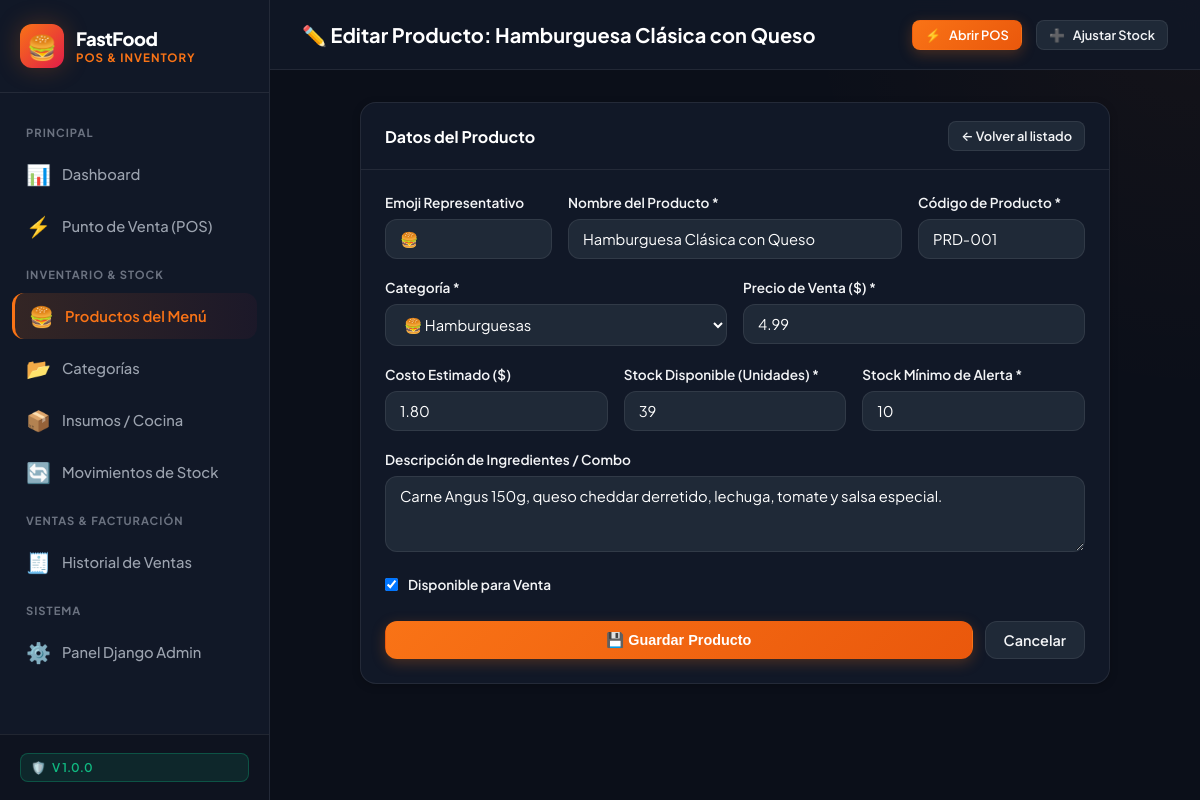
Page /productos/1/editar/ on the committed database.
### inventory_sales/models.py (models this page shows, shortened)
class Producto(models.Model):
    codigo = models.CharField(max_length=50, unique=True, verbose_name="Código de Producto")
    nombre = models.CharField(max_length=150, verbose_name="Nombre del Producto")
    categoria = models.ForeignKey(Categoria, on_delete=models.CASCADE, related_name='productos', verbose_name="Categoría")
    precio = models.DecimalField(
        max_digits=10,
        decimal_places=2,
        validators=[MinValueValidator(Decimal('0.01'))],
        verbose_name="Precio de Venta ($)"
    )
    costo = models.DecimalField(
        max_digits=10,
        decimal_places=2,
        default=0.00,
        validators=[MinValueValidator(Decimal('0.00'))],
        verbose_name="Costo Estimado ($)"
    )
    stock_disponible = models.PositiveIntegerField(
        default=0,
        verbose_name="Stock Disponible (Unidades)"
    )
    stock_minimo = models.PositiveIntegerField(
        default=5,
        verbose_name="Stock Mínimo de Alerta"
    )
    descripcion = models.TextField(blank=True, verbose_name="Descripción de Ingredientes / Combo")
    emoji = models.CharField(max_length=50, default="🍔", verbose_name="Emoji Representativo")
    activo = models.BooleanField(default=True, verbose_name="Disponible para Venta")
    creado_en = models.DateTimeField(auto_now_add=True, verbose_name="Fecha de Creación")
    actualizado_en = models.DateTimeField(auto_now=True, verbose_name="Última Actualización")
    class Meta:
        verbose_name = "Producto del Menú"
        verbose_name_plural = "Productos del Menú"
        ordering = ['categoria', 'nombre']

### inventory_sales/views.py (the view, shortened to what this page needs)
# urls.py: path('productos/<int:pk>/editar/', views.ProductoUpdateView.as_view(), name='product_edit'),
class ProductoUpdateView(UpdateView):
    model = Producto
    form_class = ProductoForm
    template_name = 'inventory_sales/product_form.html'
    success_url = reverse_lazy('product_list')

### inventory_sales/forms.py (shortened to what this page needs)
class ProductoForm(BaseStyledForm):
    class Meta:
        model = Producto
        fields = ['codigo', 'nombre', 'categoria', 'precio', 'costo', 'stock_disponible', 'stock_minimo', 'descripcion', 'emoji', 'activo']
        widgets = {
            'codigo': forms.TextInput(attrs={'placeholder': 'Ej. PRD-001'}),
            'nombre': forms.TextInput(attrs={'placeholder': 'Ej. Hamburguesa Doble Queso Tocino'}),
            'precio': forms.NumberInput(attrs={'step': '0.01', 'min': '0.01'}),
            'costo': forms.NumberInput(attrs={'step': '0.01', 'min': '0.00'}),
            'stock_disponible': forms.NumberInput(attrs={'min': '0'}),
            'stock_minimo': forms.NumberInput(attrs={'min': '0'}),
            'descripcion': forms.Textarea(attrs={'placeholder': 'Detalles de ingredientes, acompañamientos incluidos...'}),
            'emoji': forms.TextInput(attrs={'placeholder': 'Ej. 🍔'}),
        }

### inventory_sales/models.py (called while the page is built)
    def __str__(self):
        return f"{self.icono} {self.nombre}"

### templates/inventory_sales/product_form.html (shortened to what this page needs)
{% extends 'base.html' %}
{% block page_title %}{% if form.instance.pk %}✏️ Editar Producto: {{ form.instance.nombre }}{% else %}➕ Registrar Nuevo Producto del Menú{% endif %}{% endblock %}
{% block content %}
<div style="max-width: 750px; margin: 0 auto;">
    <div class="card">
        <div class="card-header">
            <strong style="color: #fff;">Datos del Producto</strong>
            <a href="{% url 'product_list' %}" class="btn btn-secondary btn-sm">← Volver al listado</a>
        </div>
        <div class="card-body">
            <form method="post" novalidate>
                <div style="display: grid; grid-template-columns: 1fr 2fr 1fr; gap: 16px;">
                    <div class="form-group">
                        <label class="form-label" for="{{ form.emoji.id_for_label }}">{{ form.emoji.label }}</label>
                        {{ form.emoji }}
                    </div>
                    <div class="form-group">
                        <label class="form-label" for="{{ form.nombre.id_for_label }}">{{ form.nombre.label }} *</label>
                        {{ form.nombre }}
                    </div>
                    <div class="form-group">
                        <label class="form-label" for="{{ form.codigo.id_for_label }}">{{ form.codigo.label }} *</label>
                        {{ form.codigo }}
                    </div>
                </div>
                <div style="display: grid; grid-template-columns: 1fr 1fr; gap: 16px;">
                    <div class="form-group">
                        <label class="form-label" for="{{ form.categoria.id_for_label }}">{{ form.categoria.label }} *</label>
                        {{ form.categoria }}
                    </div>
                    <div class="form-group">
                        <label class="form-label" for="{{ form.precio.id_for_label }}">{{ form.precio.label }} *</label>
                        {{ form.precio }}
                    </div>
                </div>
                <div style="display: grid; grid-template-columns: 1fr 1fr 1fr; gap: 16px;">
                    <div class="form-group">
                        <label class="form-label" for="{{ form.costo.id_for_label }}">{{ form.costo.label }}</label>
                        {{ form.costo }}
                    </div>
                    <div class="form-group">
                        <label class="form-label" for="{{ form.stock_disponible.id_for_label }}">{{ form.stock_disponible.label }} *</label>
                        {{ form.stock_disponible }}
                    </div>
                    <div class="form-group">
                        <label class="form-label" for="{{ form.stock_minimo.id_for_label }}">{{ form.stock_minimo.label }} *</label>
                        {{ form.stock_minimo }}
                    </div>
                </div>
                <div class="form-group">
                    <label class="form-label" for="{{ form.descripcion.id_for_label }}">{{ form.descripcion.label }}</label>
                    {{ form.descripcion }}
                </div>
                <div class="form-group" style="display: flex; align-items: center; gap: 10px;">
                    {{ form.activo }}
                    <label class="form-label" style="margin-bottom: 0;" for="{{ form.activo.id_for_label }}">{{ form.activo.label }}</label>
                </div>
                <div style="display: flex; gap: 12px; margin-top: 28px;">
                    <button type="submit" class="btn btn-primary" style="flex: 1;">💾 Guardar Producto</button>
                    <a href="{% url 'product_list' %}" class="btn btn-secondary">Cancelar</a>
                </div>
            </form>
        </div>
    </div>
</div>
{% endblock %}

### static/css/styles.css (style rules this page uses)
:root { --bg-main: #0b0f19; --bg-surface: #111827; --bg-card: #1f2937; --bg-card-hover: #283548; --border-color: rgba(255, 255, 255, 0.08); --border-focus: #f97316; --primary: #f97316; --primary-hover: #ea580c; --primary-glow: rgba(249, 115, 22, 0.25); --accent: #e11d48; --accent-glow: rgba(225, 29, 72, 0.25); --success: #10b981; --warning: #f59e0b; --danger: #ef4444; --info: #3b82f6; --text-main: #f3f4f6; --text-muted: #9ca3af; --text-dim: #6b7280; --radius-sm: 8px; --radius-md: 12px; --radius-lg: 16px; --radius-full: 9999px; --shadow-sm: 0 2px 8px rgba(0, 0, 0, 0.2); --shadow-md: 0 4px 20px rgba(0, 0, 0, 0.35); --shadow-glow: 0 0 25px var(--primary-glow); --transition: all 0.25s cubic-bezier(0.4, 0, 0.2, 1); }
* { margin: 0; padding: 0; box-sizing: border-box; }
body { font-family: 'Plus Jakarta Sans', -apple-system, BlinkMacSystemFont, sans-serif; background-color: var(--bg-main); color: var(--text-main); min-height: 100vh; display: flex; overflow-x: hidden; }
.btn { display: inline-flex; align-items: center; justify-content: center; gap: 8px; padding: 9px 18px; border-radius: var(--radius-md); font-size: 0.9rem; font-weight: 600; text-decoration: none; cursor: pointer; border: 1px solid transparent; transition: var(--transition); }
.btn-primary { background: linear-gradient(135deg, var(--primary), #ea580c); color: #fff; box-shadow: 0 4px 14px var(--primary-glow); }
.btn-secondary { background-color: var(--bg-card); border: 1px solid var(--border-color); color: var(--text-main); }
.btn-sm { padding: 6px 12px; font-size: 0.8rem; border-radius: var(--radius-sm); }
.card { background-color: var(--bg-surface); border: 1px solid var(--border-color); border-radius: var(--radius-lg); overflow: hidden; box-shadow: var(--shadow-sm); transition: var(--transition); }
.card-header { padding: 18px 24px; border-bottom: 1px solid var(--border-color); display: flex; align-items: center; justify-content: space-between; }
.card-body { padding: 24px; }
.form-group { margin-bottom: 20px; }
.form-label { display: block; font-size: 0.85rem; font-weight: 600; color: var(--text-main); margin-bottom: 8px; }
.form-control, .form-select { width: 100%; background-color: var(--bg-card); border: 1px solid var(--border-color); border-radius: var(--radius-md); padding: 10px 14px; color: #fff; font-size: 0.92rem; font-family: inherit; transition: var(--transition); }

### rows in the picture
Producto: instance.nombre "Hamburguesa Clásica con Queso", emoji "🍔", nombre "Hamburguesa Clásica con Queso", codigo "PRD-001", categoria "🍔 Hamburguesas", precio "4.99", costo "1.80", stock_disponible "39", stock_minimo "10", descripcion "Carne Angus 150g, queso cheddar derretido, lechuga, tomate y salsa especial.", activo "☑"
